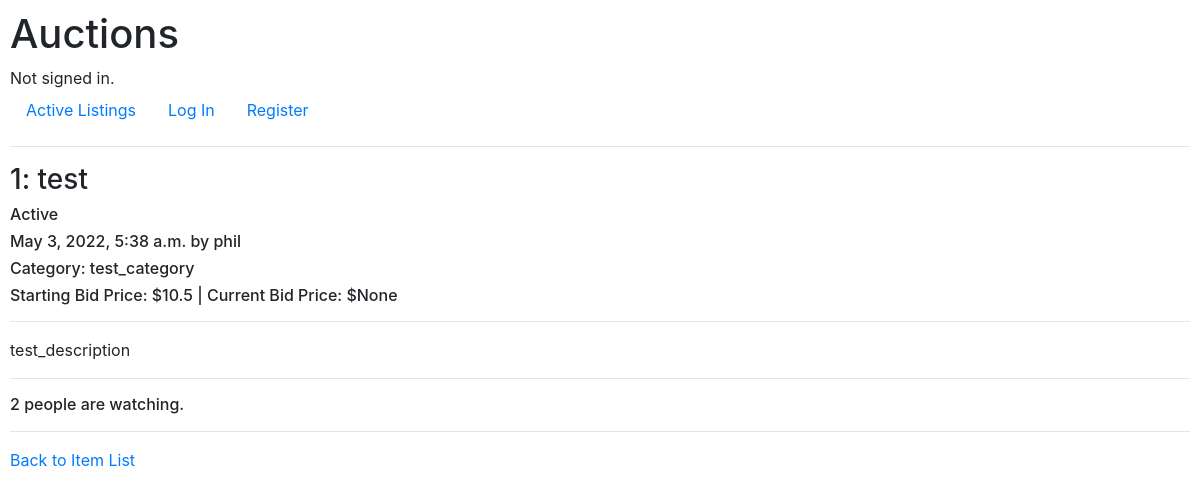
Before: /1 with the older database file.
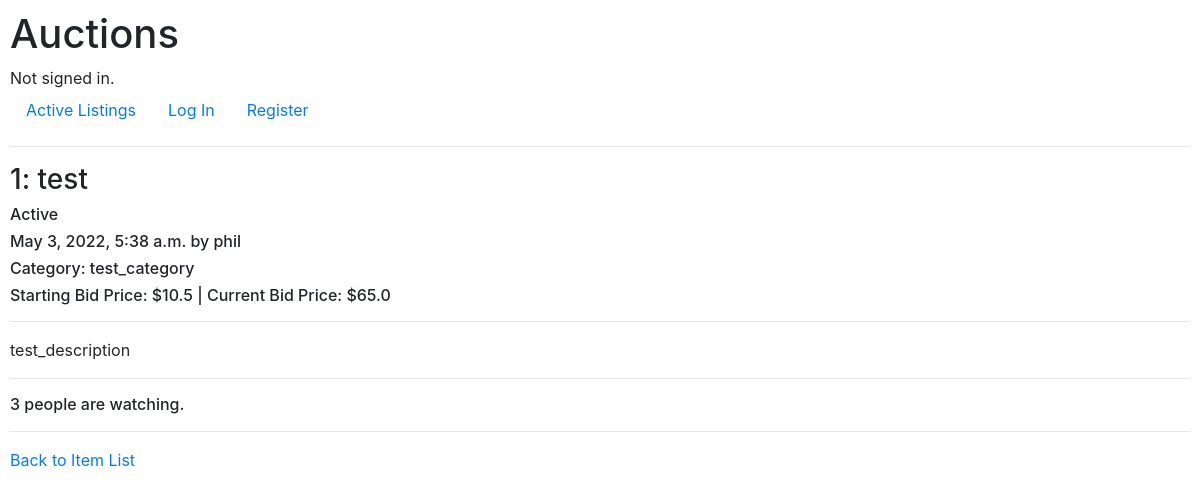
After: the same page with the newer database file.
### auctions/models.py (models this page shows, shortened)
class Listings(models.Model):
    title = models.CharField(max_length=256)
    description = models.TextField(max_length=512)
    starting_bid = models.FloatField()
    current_bid = models.FloatField(blank=True, null=True)
    active = models.BooleanField(default=True)
    created_date = models.DateTimeField(default=timezone.now)
    creator = models.ForeignKey(User, on_delete=models.PROTECT, related_name="all_creators")
    category = models.ForeignKey(Categories, on_delete=models.CASCADE, related_name="similar_listings")
    watchers = models.ManyToManyField(User, blank=True, related_name="watch_list")
    buyer = models.ForeignKey(User, blank=True, null=True, on_delete=models.PROTECT)

### auctions/views.py (the view, shortened to what this page needs)
# urls.py: path("<int:item_id>", views.item, name="item"),
def item(request, item_id):
    is_watched = False
    is_creator = False
    is_buyer = False
    listings = Listings.objects.get(id=item_id)
    comments = Comments.objects.filter(listing = listings)
    return render(
        request,
        "auctions/item.html",
        {
            "id": listings.id,
            "title": listings.title,
            "description": listings.description,
            "starting_bid": listings.starting_bid,
            "current_bid": listings.current_bid,
            "category": listings.category,
            "active": listings.active,
            "created_date": listings.created_date,
            "creator": listings.creator,
            "watchers": listings.watchers.count(),
            "is_watched": is_watched,
            "is_creator": is_creator,
            "is_buyer": is_buyer,
            "useruser": request.user,
            "comments": comments,
        },
    )

### auctions/models.py (called while the page is built)
    def __str__(self):
        return f"{self.username}"

    def __str__(self):
        return f"{self.category}"

### auctions/templates/auctions/item.html (shortened to what this page needs)
{% extends "auctions/layout.html" %}
{% block body %}
    <h3>{{id}}: {{title}}</h3>
    {% if active %}
    <h6>Active</h6>
    {% else %}
    <h6>Closed</h6>
    {% endif %}
    <h6>{{created_date}} by {{creator}}</h6>
    {% if category %}
    <h6>Category: {{category}}</h6>
    {% endif %}
    <h6>Starting Bid Price: ${{starting_bid}} | Current Bid Price: ${{current_bid}}</h6>
    <hr>
    <p>{{description}}</p>
    <hr>
    {% if watchers %}
    <h6>{{watchers}} {% if watchers == 1 %}person is{% else %}people are{% endif %} watching.</h6>
    {% endif %}
    <hr>
    <a href="{% url 'index' %}">Back to Item List</a>
{% endblock %}

Changed rows visible on the page:
changed Listings "test": current_bid (not shown) → "65.0"
Other visible differences:
{{ watchers }}: "2" → "3"
{{ current_bid }}: "None" → (not shown)
